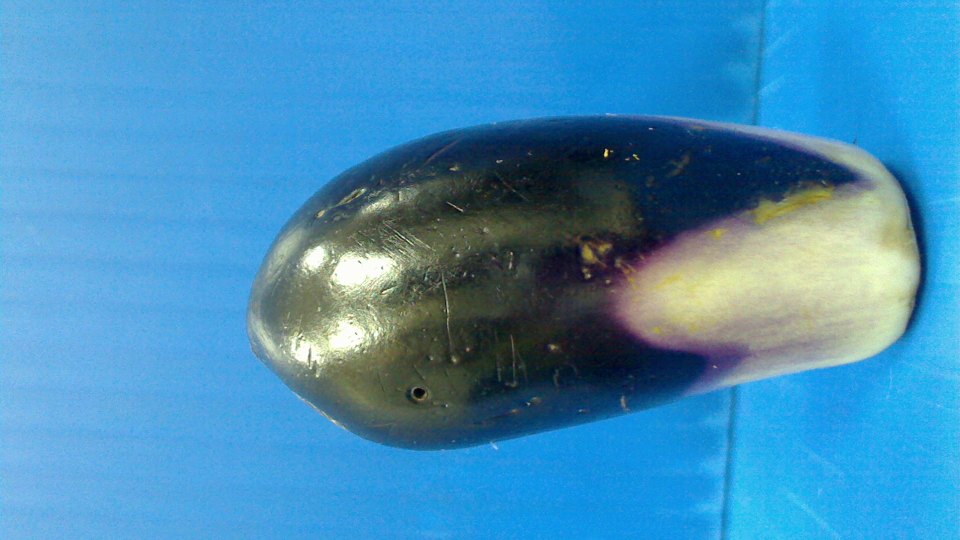
#> input picture WormHole_1H.tif, 960 x 540 px
$ python WormHolesCount_optimized.py
#> lines starting #> are read from the running program, lines starting #| are printed output that depends on the picture; after the words box and inside, x2 and y2 are one past the last pixel; in counts of white or black regions, pixels touching at a corner belong together
from skimage import io, color, morphology, measure, filters
import numpy as np
import matplotlib.pyplot as plt

# Load images
image_1h = io.imread('WormHole_1H.tif')
#> image_1h is the input picture: shape (540, 960, 3); mean R, G, B 68.9, 142.3, 184.8
image_2h = io.imread('WormHole_2H.tif')
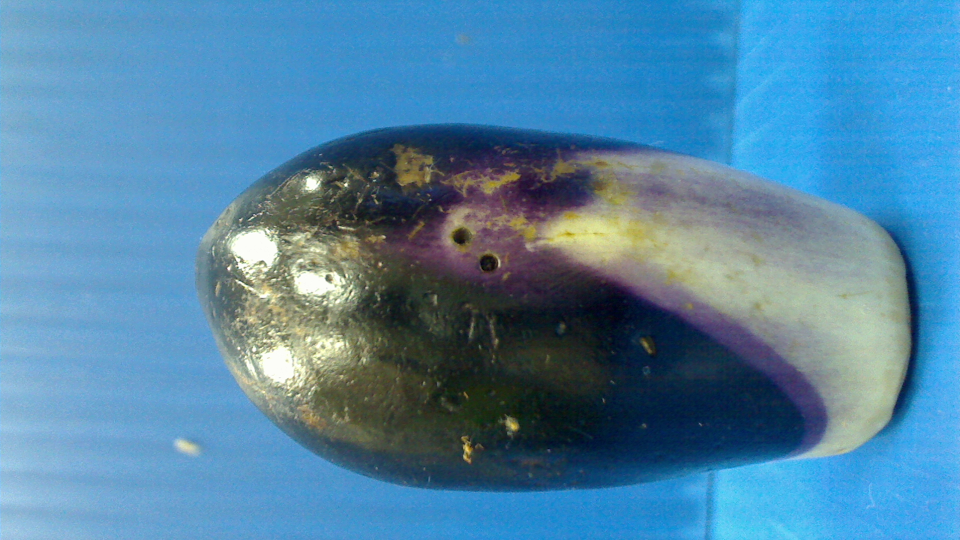
#> input picture WormHole_2H.tif, 960 x 540 px
#> image_2h is the input picture: shape (540, 960, 3); mean R, G, B 81.1, 132.4, 165.2

# Define the hole counting function using previously defined logic
def count_holes(image):
    # Convert to grayscale
    gray_image = color.rgb2gray(image)

    # Invert the image to highlight the holes
    inverted_image = np.max(gray_image) - gray_image
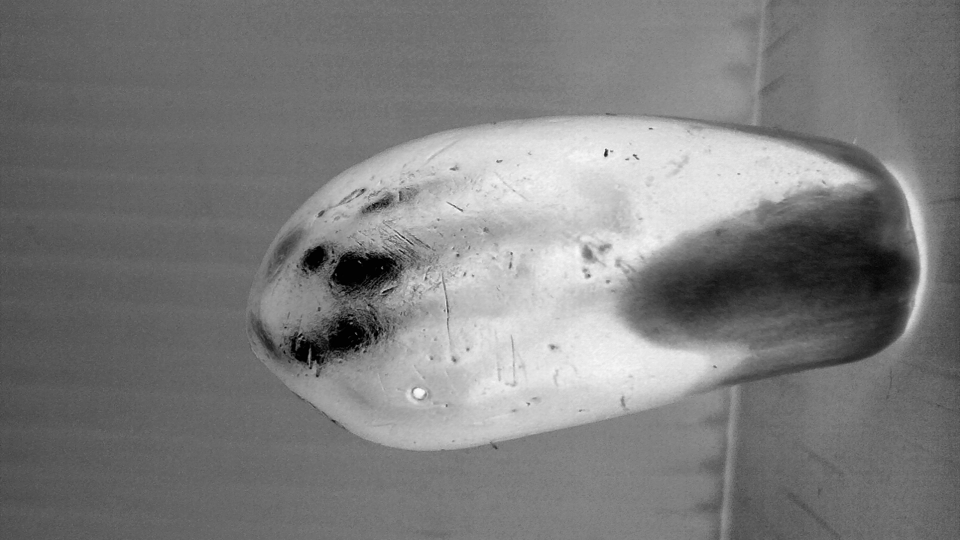
#> inverted_image: shape (540, 960) float64; min 0, max 0.983, mean 0.49

    # Threshold the image to isolate the holes
    thresh = filters.threshold_otsu(inverted_image)
#> thresh = 0.601
    binary = inverted_image > thresh
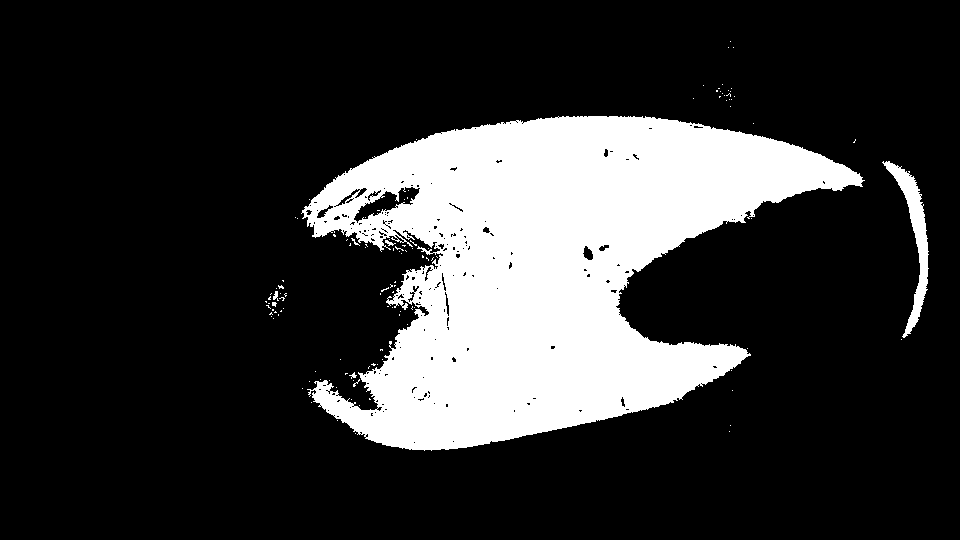
#> binary: shape (540, 960) bool; 20.3% white; 118 white regions (112 under 20 px), largest, box (x1, y1, x2, y2) and area: (301, 116, 865, 451) 102965, (882, 161, 929, 338) 2059, (273, 291, 279, 301) 34, (385, 240, 396, 246) 30, (349, 372, 357, 379) 23, (351, 238, 360, 246) 20

    # Perform morphological operations to clean up the image
    opened = morphology.binary_opening(binary, morphology.disk(3))
#> opened: shape (540, 960) bool; 19.8% white; 3 white regions, box (x1, y1, x2, y2) and area: (308, 116, 863, 451) 100396, (885, 162, 929, 333) 1973, (359, 234, 368, 242) 42
    closed = morphology.binary_closing(opened, morphology.disk(1))
#> closed: shape (540, 960) bool; 19.9% white; 3 white regions

    # Label the image to find connected regions
    labeled = measure.label(closed)
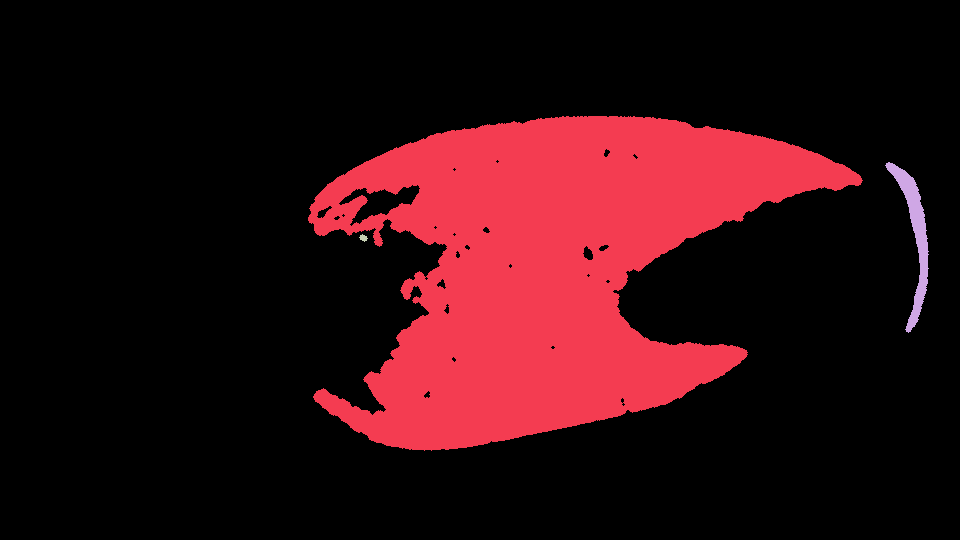
#> labeled: shape (540, 960) int32; 4 distinct labels, from 0 to 3; one colour per label, 0 black
    properties = measure.regionprops(labeled)
#> properties = 3 regions; box (x1, y1, x2, y2) and area: (308, 116, 863, 451) 100915, (885, 162, 929, 333) 1976, (359, 234, 368, 242) 42

    # Define a method to calculate circularity
    def circularity(region):
        return (4 * np.pi * region.area) / (region.perimeter ** 2)

    # Define criteria for what you consider a hole
    def is_hole(region):
        return (circularity(region) > 0.8 and region.area >= 100)

    # Filter regions based on the defined criteria
    holes = [prop for prop in properties if is_hole(prop)]
#> holes = []

    # Return the number of holes
    return len(holes), holes

# Process images and count holes
num_holes_1h, holes_1h = count_holes(image_1h)
#> num_holes_1h = 0; holes_1h = []
num_holes_2h, holes_2h = count_holes(image_2h)
#> in count_holes (call 2), `inverted_image = np.max(gray_image) - gray_image`:
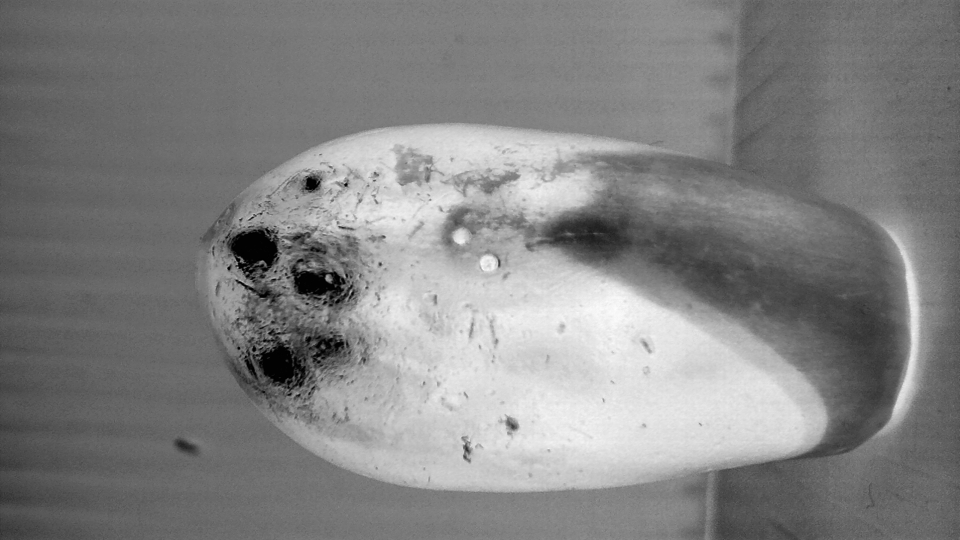
#> inverted_image: shape (540, 960) float64; min 0, max 0.993, mean 0.514
#> in count_holes (call 2), `thresh = filters.threshold_otsu(inverted_image)`: thresh = 0.611
#> in count_holes (call 2), `binary = inverted_image > thresh`: binary: shape (540, 960) bool; 24% white; 154 white regions (140 under 20 px), largest, box (x1, y1, x2, y2) and area: (248, 123, 828, 493) 120472, (879, 222, 924, 434) 2791, (219, 290, 240, 310) 137
#> in count_holes (call 2), `opened = morphology.binary_opening(binary, morphology.disk(3))`: opened: shape (540, 960) bool; 23.1% white; 5 white regions, box (x1, y1, x2, y2) and area: (263, 123, 828, 493) 116746, (886, 225, 923, 427) 2635, (452, 228, 472, 247) 251, (279, 196, 308, 210) 191, (418, 163, 426, 172) 47
#> in count_holes (call 2), `closed = morphology.binary_closing(opened, morphology.disk(1))`: closed: shape (540, 960) bool; 23.2% white; 5 white regions
#> in count_holes (call 2), `labeled = measure.label(closed)`:
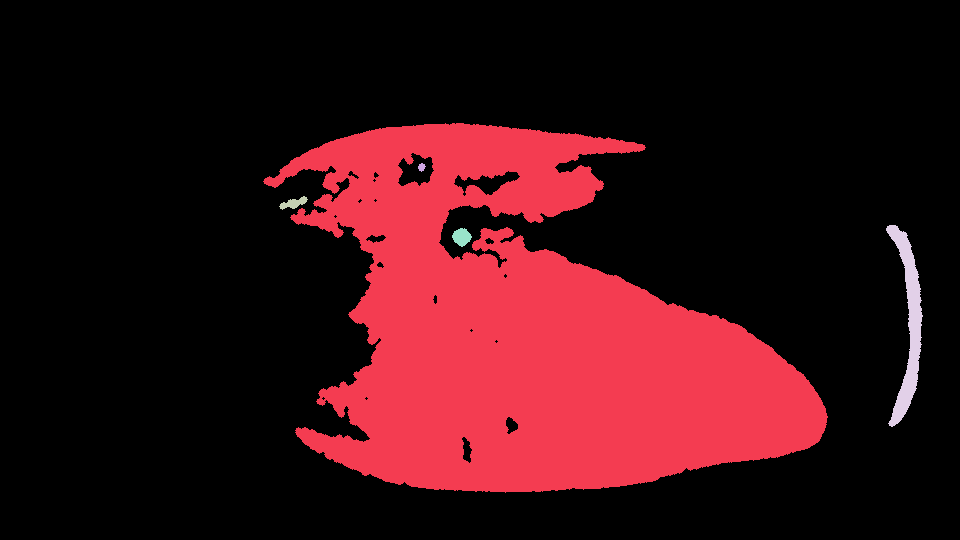
#> labeled: shape (540, 960) int32; 6 distinct labels, from 0 to 5; one colour per label, 0 black
#> in count_holes (call 2), `properties = measure.regionprops(labeled)`: properties = 5 regions; box (x1, y1, x2, y2) and area: (263, 123, 828, 493) 117187, (886, 225, 923, 427) 2638, (452, 228, 472, 247) 254, (279, 196, 308, 210) 195, (418, 163, 426, 172) 47
#> in count_holes (call 2), `holes = [prop for prop in properties if is_hole(prop)]`: holes = 1 regions; box (x1, y1, x2, y2) and area: (452, 228, 472, 247) 254
#> num_holes_2h = 1; holes_2h has the same summary as holes in count_holes

# Plot the results for both images
fig, ax = plt.subplots(1, 2, figsize=(12, 6))

# Display image 1H with marked holes
ax[0].imshow(image_1h, cmap='gray')
for prop in holes_1h:
    y0, x0 = prop.centroid
    ax[0].plot(x0, y0, '.r', markersize=15)
#> this loop made 0 passes
ax[0].set_title(f'Image WormHole_1H: {num_holes_1h} Holes')
ax[0].axis('off')

# Display image 2H with marked holes
ax[1].imshow(image_2h, cmap='gray')
for prop in holes_2h:
    y0, x0 = prop.centroid
    ax[1].plot(x0, y0, '.r', markersize=15)
#> this loop made 1 pass
#> (y0, x0) on pass 1: (236.6, 461.3)
ax[1].set_title(f'Image WormHole_2H: {num_holes_2h} Holes')
ax[1].axis('off')

plt.tight_layout()
plt.show()
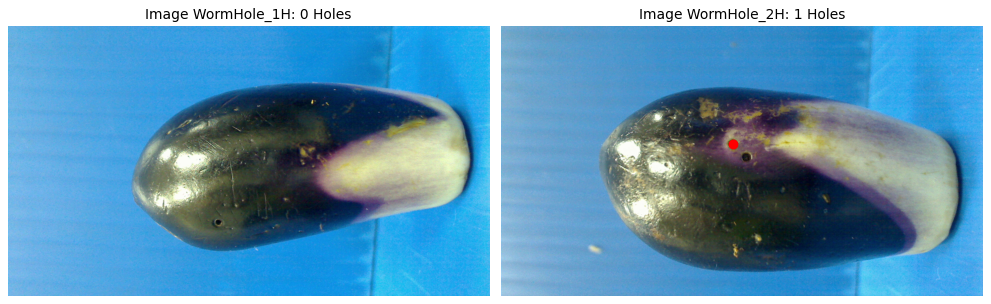
#> figure drawn by matplotlib, 2 panels

(num_holes_1h, num_holes_2h)
